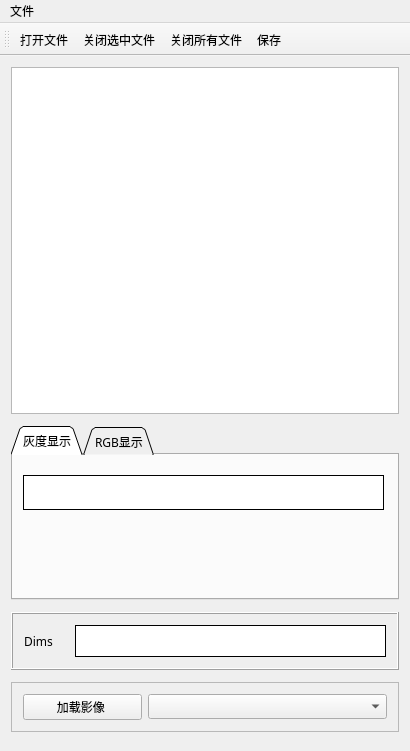
<?xml version="1.0" encoding="UTF-8"?>
<ui version="4.0">
 <class>MainWindow</class>
 <widget class="QMainWindow" name="MainWindow">
  <property name="geometry">
   <rect>
    <x>0</x>
    <y>0</y>
    <width>410</width>
    <height>751</height>
   </rect>
  </property>
  <property name="sizePolicy">
   <sizepolicy hsizetype="Preferred" vsizetype="Preferred">
    <horstretch>0</horstretch>
    <verstretch>0</verstretch>
   </sizepolicy>
  </property>
  <property name="minimumSize">
   <size>
    <width>410</width>
    <height>751</height>
   </size>
  </property>
  <property name="maximumSize">
   <size>
    <width>410</width>
    <height>751</height>
   </size>
  </property>
  <property name="windowTitle">
   <string>ENVI_app</string>
  </property>
  <property name="tabShape">
   <enum>QTabWidget::Rounded</enum>
  </property>
  <widget class="QWidget" name="centralWidget">
   <property name="minimumSize">
    <size>
     <width>410</width>
     <height>687</height>
    </size>
   </property>
   <property name="maximumSize">
    <size>
     <width>410</width>
     <height>687</height>
    </size>
   </property>
   <layout class="QVBoxLayout" name="verticalLayout" stretch="12,6,2,0">
    <property name="spacing">
     <number>12</number>
    </property>
    <item>
     <widget class="QTreeView" name="treeViewImage">
      <property name="font">
       <font>
        <family>微软雅黑</family>
       </font>
      </property>
     </widget>
    </item>
    <item>
     <widget class="QTabWidget" name="tabWidget">
      <property name="font">
       <font>
        <family>微软雅黑</family>
       </font>
      </property>
      <property name="autoFillBackground">
       <bool>false</bool>
      </property>
      <property name="styleSheet">
       <string notr="true"/>
      </property>
      <property name="tabShape">
       <enum>QTabWidget::Triangular</enum>
      </property>
      <property name="currentIndex">
       <number>0</number>
      </property>
      <widget class="QWidget" name="tabGrey">
       <attribute name="title">
        <string>灰度显示</string>
       </attribute>
       <widget class="QLabel" name="labelGrey">
        <property name="geometry">
         <rect>
          <x>10</x>
          <y>20</y>
          <width>361</width>
          <height>35</height>
         </rect>
        </property>
        <property name="font">
         <font>
          <family>微软雅黑</family>
         </font>
        </property>
        <property name="styleSheet">
         <string notr="true">background-color: rgb(255, 255, 255);</string>
        </property>
        <property name="frameShape">
         <enum>QFrame::Box</enum>
        </property>
        <property name="text">
         <string/>
        </property>
        <property name="alignment">
         <set>Qt::AlignLeading|Qt::AlignLeft|Qt::AlignVCenter</set>
        </property>
       </widget>
      </widget>
      <widget class="QWidget" name="tabRGB">
       <attribute name="title">
        <string>RGB显示</string>
       </attribute>
       <layout class="QGridLayout" name="gridLayout_2" rowstretch="0,0,0" columnstretch="1,1,7">
        <property name="horizontalSpacing">
         <number>10</number>
        </property>
        <property name="verticalSpacing">
         <number>8</number>
        </property>
        <item row="1" column="2">
         <widget class="QLabel" name="labelG">
          <property name="font">
           <font>
            <family>微软雅黑</family>
           </font>
          </property>
          <property name="styleSheet">
           <string notr="true">background-color: rgb(255, 255, 255);</string>
          </property>
          <property name="frameShape">
           <enum>QFrame::Box</enum>
          </property>
          <property name="text">
           <string/>
          </property>
          <property name="textFormat">
           <enum>Qt::AutoText</enum>
          </property>
         </widget>
        </item>
        <item row="0" column="2">
         <widget class="QLabel" name="labelR">
          <property name="font">
           <font>
            <family>微软雅黑</family>
           </font>
          </property>
          <property name="styleSheet">
           <string notr="true">background-color: rgb(255, 255, 255);</string>
          </property>
          <property name="frameShape">
           <enum>QFrame::Box</enum>
          </property>
          <property name="text">
           <string/>
          </property>
          <property name="textFormat">
           <enum>Qt::AutoText</enum>
          </property>
         </widget>
        </item>
        <item row="0" column="0">
         <widget class="QLabel" name="label_2">
          <property name="font">
           <font>
            <family>微软雅黑</family>
           </font>
          </property>
          <property name="styleSheet">
           <string notr="true">background-color: rgb(255, 0, 0);</string>
          </property>
          <property name="text">
           <string/>
          </property>
         </widget>
        </item>
        <item row="1" column="0">
         <widget class="QLabel" name="label_4">
          <property name="font">
           <font>
            <family>微软雅黑</family>
           </font>
          </property>
          <property name="styleSheet">
           <string notr="true">background-color: rgb(255, 0, 0);
background-color: rgb(0, 255, 0);</string>
          </property>
          <property name="text">
           <string/>
          </property>
         </widget>
        </item>
        <item row="2" column="2">
         <widget class="QLabel" name="labelB">
          <property name="font">
           <font>
            <family>微软雅黑</family>
           </font>
          </property>
          <property name="styleSheet">
           <string notr="true">background-color: rgb(255, 255, 255);</string>
          </property>
          <property name="frameShape">
           <enum>QFrame::Box</enum>
          </property>
          <property name="text">
           <string/>
          </property>
          <property name="textFormat">
           <enum>Qt::AutoText</enum>
          </property>
         </widget>
        </item>
        <item row="2" column="0">
         <widget class="QLabel" name="label_3">
          <property name="font">
           <font>
            <family>微软雅黑</family>
           </font>
          </property>
          <property name="styleSheet">
           <string notr="true">background-color: rgb(0, 0, 255);</string>
          </property>
          <property name="text">
           <string/>
          </property>
         </widget>
        </item>
        <item row="0" column="1">
         <widget class="QRadioButton" name="radioButtonR">
          <property name="font">
           <font>
            <family>微软雅黑</family>
           </font>
          </property>
          <property name="text">
           <string>R</string>
          </property>
          <property name="checked">
           <bool>true</bool>
          </property>
         </widget>
        </item>
        <item row="1" column="1">
         <widget class="QRadioButton" name="radioButtonG">
          <property name="font">
           <font>
            <family>微软雅黑</family>
           </font>
          </property>
          <property name="text">
           <string>G</string>
          </property>
         </widget>
        </item>
        <item row="2" column="1">
         <widget class="QRadioButton" name="radioButtonB">
          <property name="font">
           <font>
            <family>微软雅黑</family>
           </font>
          </property>
          <property name="text">
           <string>B</string>
          </property>
         </widget>
        </item>
       </layout>
      </widget>
     </widget>
    </item>
    <item>
     <widget class="QFrame" name="frame">
      <property name="font">
       <font>
        <family>微软雅黑</family>
       </font>
      </property>
      <property name="frameShape">
       <enum>QFrame::Box</enum>
      </property>
      <property name="frameShadow">
       <enum>QFrame::Raised</enum>
      </property>
      <layout class="QGridLayout" name="gridLayout" columnstretch="1,7">
       <item row="0" column="0">
        <widget class="QLabel" name="label_5">
         <property name="font">
          <font>
           <family>微软雅黑</family>
          </font>
         </property>
         <property name="text">
          <string>Dims</string>
         </property>
        </widget>
       </item>
       <item row="0" column="1">
        <widget class="QLabel" name="labelDims">
         <property name="font">
          <font>
           <family>微软雅黑</family>
          </font>
         </property>
         <property name="styleSheet">
          <string notr="true">background-color: rgb(255, 255, 255);</string>
         </property>
         <property name="frameShape">
          <enum>QFrame::Box</enum>
         </property>
         <property name="text">
          <string/>
         </property>
        </widget>
       </item>
      </layout>
     </widget>
    </item>
    <item>
     <widget class="QFrame" name="frame_2">
      <property name="font">
       <font>
        <family>微软雅黑</family>
       </font>
      </property>
      <property name="frameShape">
       <enum>QFrame::StyledPanel</enum>
      </property>
      <property name="frameShadow">
       <enum>QFrame::Raised</enum>
      </property>
      <layout class="QHBoxLayout" name="horizontalLayout" stretch="1,2">
       <item>
        <widget class="QPushButton" name="btnLoad">
         <property name="font">
          <font>
           <family>微软雅黑</family>
          </font>
         </property>
         <property name="text">
          <string>加载影像 </string>
         </property>
        </widget>
       </item>
       <item>
        <widget class="QComboBox" name="cmBoxView">
         <property name="font">
          <font>
           <family>微软雅黑</family>
          </font>
         </property>
        </widget>
       </item>
      </layout>
     </widget>
    </item>
   </layout>
  </widget>
  <widget class="QMenuBar" name="menuBar">
   <property name="geometry">
    <rect>
     <x>0</x>
     <y>0</y>
     <width>410</width>
     <height>17</height>
    </rect>
   </property>
   <widget class="QMenu" name="menu">
    <property name="title">
     <string>文件</string>
    </property>
    <addaction name="actionOpen"/>
    <addaction name="separator"/>
    <addaction name="actionCloseSeleted"/>
    <addaction name="actionCloseAll"/>
   </widget>
   <addaction name="menu"/>
  </widget>
  <widget class="QToolBar" name="mainToolBar">
   <attribute name="toolBarArea">
    <enum>TopToolBarArea</enum>
   </attribute>
   <attribute name="toolBarBreak">
    <bool>false</bool>
   </attribute>
   <addaction name="actionOpen"/>
   <addaction name="actionCloseSeleted"/>
   <addaction name="actionCloseAll"/>
   <addaction name="actionSave"/>
  </widget>
  <action name="actionOpen">
   <property name="icon">
    <iconset resource="MainWindow.qrc">
     <normaloff>:/icons/file-open.png</normaloff>:/icons/file-open.png</iconset>
   </property>
   <property name="text">
    <string>打开文件</string>
   </property>
  </action>
  <action name="actionCloseSeleted">
   <property name="icon">
    <iconset resource="MainWindow.qrc">
     <normaloff>:/icons/close.png</normaloff>:/icons/close.png</iconset>
   </property>
   <property name="text">
    <string>关闭选中文件</string>
   </property>
  </action>
  <action name="actionCloseAll">
   <property name="icon">
    <iconset resource="MainWindow.qrc">
     <normaloff>:/icons/close-all.png</normaloff>:/icons/close-all.png</iconset>
   </property>
   <property name="text">
    <string>关闭所有文件</string>
   </property>
  </action>
  <action name="actionSave">
   <property name="icon">
    <iconset resource="MainWindow.qrc">
     <normaloff>:/icons/Save.png</normaloff>:/icons/Save.png</iconset>
   </property>
   <property name="text">
    <string>保存</string>
   </property>
  </action>
 </widget>
 <layoutdefault spacing="6" margin="11"/>
 <resources>
  <include location="MainWindow.qrc"/>
 </resources>
 <connections/>
</ui>
